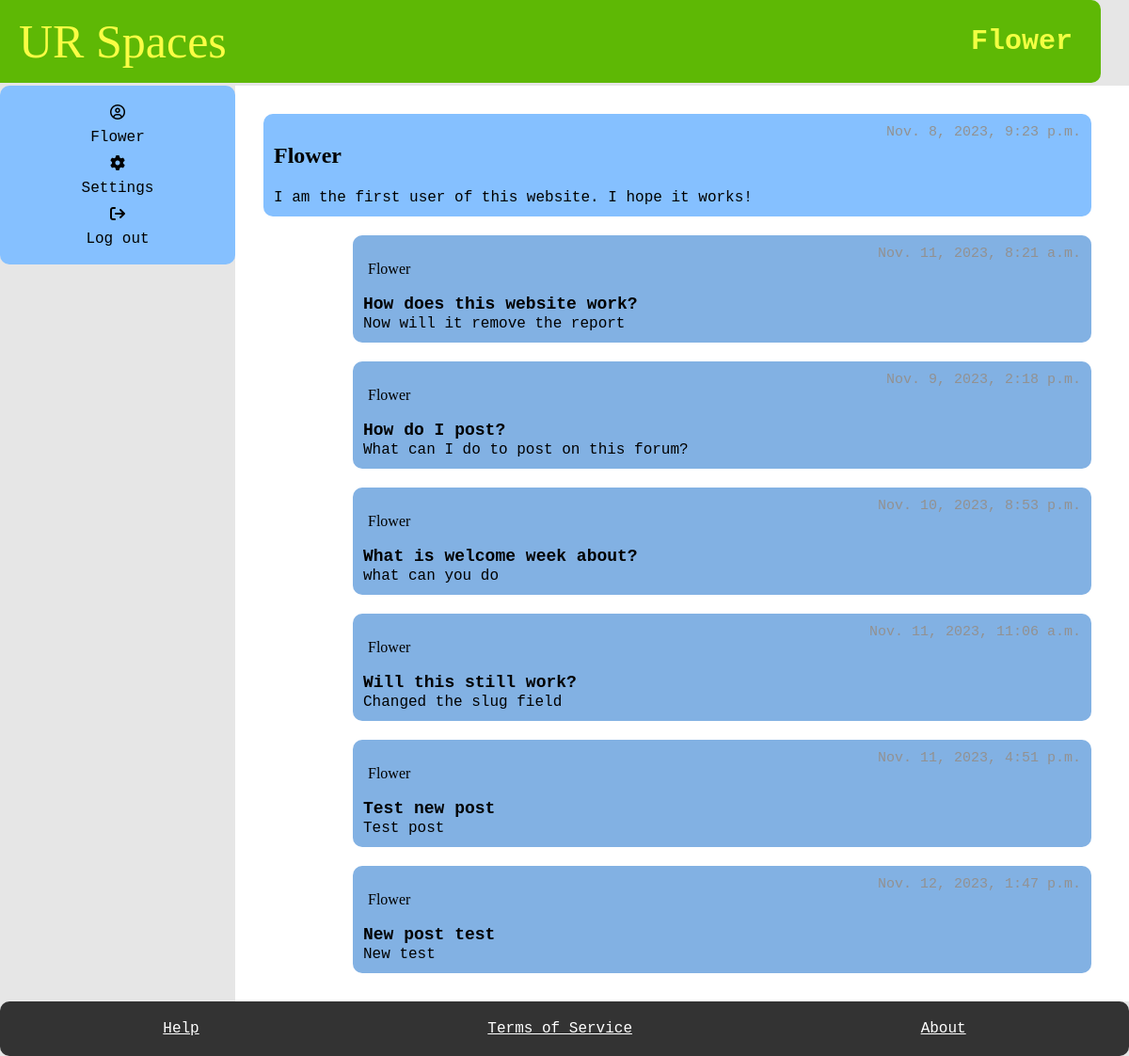
Screenshot of /profile/ (signed in) with the database file from the repository.
### myapp/models.py (models this page shows, shortened)
class Student(models.Model):
    User_ID = models.ForeignKey(User, on_delete=models.CASCADE)
    bio = models.TextField(default="Please add bio in settings", blank=True)
    banned = models.BooleanField(default=False)
    avatar =ResizedImageField(size=[50, 80], quality=100, upload_to="authors", default=None, null=True, blank=True)
    reported = models.BooleanField(default=False)
    slug = models.SlugField(max_length=400, unique=True, blank=True)

class Posts(models.Model):
    User_ID = models.ForeignKey(Student, on_delete=models.CASCADE)
    SubForum_ID = models.ForeignKey(SubForum, default= 1, on_delete=models.CASCADE)
    post_name = models.TextField(max_length=400)
    contents = models.TextField()
    count_likes = models.IntegerField(default=0, blank=True, )
    locked = models.BooleanField(default=False)
    pin = models.BooleanField(default=False)
    reported = models.BooleanField(default=False)
    post_date = models.DateTimeField(auto_now_add=True)
    slug = models.SlugField(max_length=400, unique=True, blank=True)
    likes = models.ManyToManyField(User, related_name="post_like")
    def get_url(self):
        return reverse("posts", kwargs={
            "slug":self.slug
        })

### myapp/views.py (the view)
# urls.py: path("profile/", profile, name="profile"),
@login_required
def profile(request):
    user = request.user
    currentUser = User.objects.get(username = user)
    try:
        student = Student.objects.get(User_ID = currentUser)
        posts = Posts.objects.filter(User_ID = student)
    except:
        student = None
        posts = None
    try:
        moderator = Moderator.objects.get(User_ID = currentUser)
    except:
        moderator = None
    context = {
        "student": student,
        "moderator" : moderator,
        "posts": posts
    }
    return render(request, "profile.html", context)

### myapp/templates/profile.html
{% extends 'base.html' %}
    {% block title %}
      <h1>{{user.username}}</h1>
    {% endblock %}
    {% block content %}
    <main>
    {% if student is not None %}
        <section class="box">
            <div class="post-item">
                <h1 class="name1"> {{user.username}} </h1>
                <span class="date"> {{user.date_joined}}</span>
            </div>
            <div class="post-item">
              <span> {{student.bio}}</span>
            </div>
          </section>
          {% for field in posts %}
            <section class="sub-box">
                <div class="post-item">
                    <p class="name"> {{field.User_ID.User_ID.username}}</p>
                    <span class="date"> {{field.post_date}} </span>
                </div>
                <div class="post-item">
                  <a href="{{field.get_url}}" class="item2"> {{field.post_name}}  </a>
                  </div>
                <div class="post-item">
                  <span> {{field.contents}}</span>
                </div>
            </section>
            {% endfor %}
            {%else%}
              <div class="post-item">
                <p > This is a moderator profile. You have the ability to ban users, pin posts,
                  lock posts, and delete unwanted content</p>
              </div>
            {%endif%}
    </main>
    {% endblock %}

### myapp/templates/base.html (shortened to what this page needs)
{%load static%}
<!DOCTYPE html>
<html lang="en">
    <head>
        <link rel="stylesheet" href="{%static 'style.css' %}"/>
    </head>
  <body>
    <div id="container">
        <header>
          <a href="{% url 'index' %}" class="title">UR Spaces</a>
          {% block title %}
          {% endblock %}
        </header>
        <aside id="aside">
          <div class="user-panel">
            <i class="fa-regular fa-circle-user"></i><a href="{% url 'profile' %}"> {{request.user.username}} </a>
            {% if request.user.is_staff%}
            <i class="fa-solid fa-file-lines"></i><a href="{% url 'report' %}"> Reports </a>
            {%else%}
            <i class="fa-solid fa-gear"></i><a href="{% url 'setting' %}"> Settings </a>
            {% endif %}
            <i class="fa-solid fa-arrow-right-from-bracket"></i><a href="{% url 'logout' %}">Log out </a>
          </div>
        </aside>
    {% block content %}
    {% endblock %}
    <footer>
        <a href="{% url 'help' %}" id="footer_link">Help</a>
        <a href="{% url 'service' %}" id="footer_link">Terms of Service</a>
        <a href="{% url 'about' %}" id="footer_link">About</a>
      </footer>
    </div>
  </body>
</html>

### myapp/static/style.css (style rules this page uses)
body { font-family: monospace; font-size: 16px; background-color: #e6e6e6; margin: 0; padding: 0; }
#container { display: grid; grid-template-areas: "header header" ". ." "aside main" "footer footer"; grid-template-rows: auto 3px 1fr auto; grid-template-columns: 250px 1fr; min-height: 100vh; }
header { grid-area: header; display: flex; justify-content: space-between; align-items: center; padding: 15px 30px; background-color: #5eb805; border-radius: 10px; position: relative; left: -30px; }
header .title { font-size: 50px; color: #f2ff42; text-decoration: none; font-family: 'Brush Script MT', Brush Script Std, cursive; position: relative; left: 20px; }
header h1 { font-size: 30px; margin: 0; color: #f2ff42 }
#aside { grid-area: aside; padding: 20px 20px; background-color: #85c0ff; height: 150px; display: flex; flex-direction: column; align-items: center; gap: 10px; border-radius: 10px; }
.user-panel { width: 100%; display: flex; flex-direction: column; align-items: center; gap: 10px; }
main { grid-area: main; background-color: white; padding: 20px; padding-right: 30px; }
.post-item { display: flex; justify-content: space-between; border-radius: 10px; padding: 1px; }
.name { font-family: cursive; margin-left: 5px; }
.name1 { font-family: Harrington, fantasy; font-weight: bold; font-size: x-large; }
.date { font-size: 15px; color: rgb(146, 145, 145); }
.item2 { font-weight: bold; font-size: 18px; }
.box { display: flex; flex-direction: column; border-radius: 10px; padding: 10px; margin: 10px; background-color: #85c0ff; }
.sub-box { width: 85%; float: right; display: flex; flex-direction: column; border-radius: 10px; padding: 10px; margin: 10px; background-color: #82b1e3; }
footer { grid-area: footer; background-color: #333; padding: 20px; display: flex; justify-content: space-around; border-radius: 10px; }
#footer_link { color: white; text-decoration: underline;; font-size: 16px; }
a:link { color: #000000; text-decoration: none; }
a.title:link { text-decoration: none; color: #fafd44; }

### rows the page displays
Student: bio "I am the first user of this website. I hope it works!"
Posts: User_ID.User_ID.username "Flower", post_date "Nov. 11, 2023, 8:21 a.m.", post_name "How does this website work?", contents "Now will it remove the report"
Posts: User_ID.User_ID.username "Flower", post_date "Nov. 9, 2023, 2:18 p.m.", post_name "How do I post?", contents "What can I do to post on this forum?"
Posts: User_ID.User_ID.username "Flower", post_date "Nov. 10, 2023, 8:53 p.m.", post_name "What is welcome week about?", contents "what can you do"
Posts: User_ID.User_ID.username "Flower", post_date "Nov. 11, 2023, 11:06 a.m.", post_name "Will this still work?", contents "Changed the slug field"
Posts: User_ID.User_ID.username "Flower", post_date "Nov. 11, 2023, 4:51 p.m.", post_name "Test new post", contents "Test post"
Posts: User_ID.User_ID.username "Flower", post_date "Nov. 12, 2023, 1:47 p.m.", post_name "New post test", contents "New test"

### other values shown
{{ user.username }} "Flower"
{{ request.user.username }} "Flower"
{{ user.date_joined }} "Nov. 8, 2023, 9:23 p.m."
